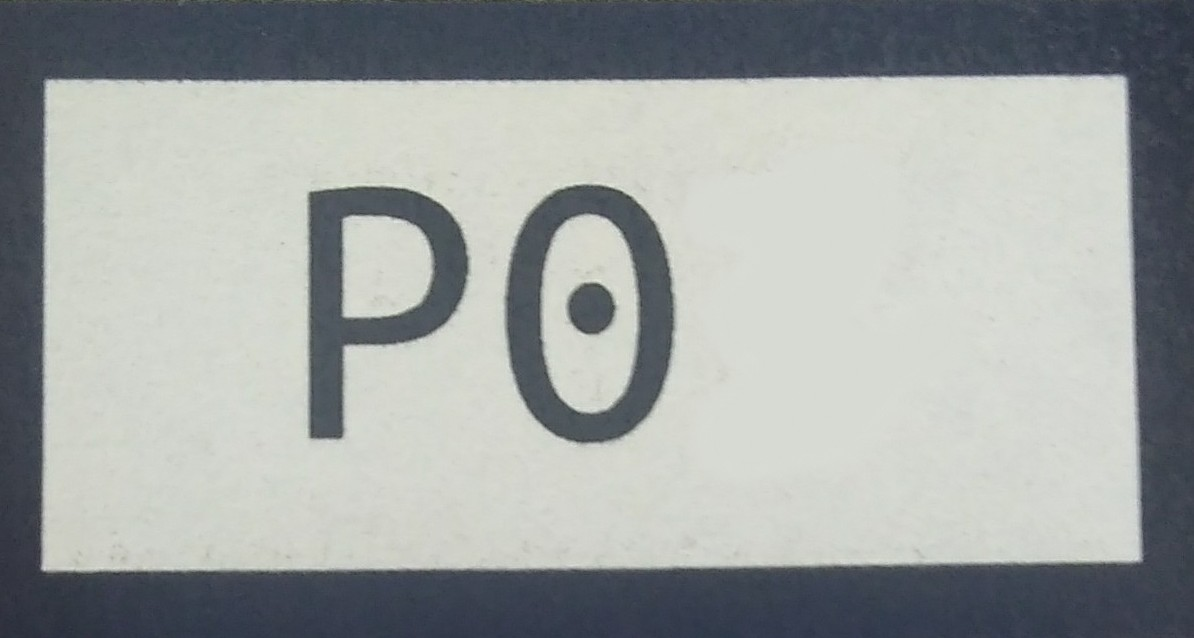
#> input picture Competition/PlateRecognition/IsolatingPlates/dev_images/blue_crop_parking_only.jpg, 1194 x 638 px
$ python test_plate_isolator.py
#> lines starting #> are read from the running program, lines starting #| are printed output that depends on the picture
### Competition/PlateRecognition/IsolatingPlates/plate_isolator_orb.py
#!/usr/bin/env python3

import cv2
import numpy as np


class PlateIsolatorOrb:
    """
    The goal of this module is to pick out parking and license plates

    Input: a clean image of the plates
           Random, likely terrible images picked up from Anki camera

    Resources:
    https://pysource.com/2018/06/05/object-tracking-using-homography-opencv-3-4-with-python-3-tutorial-34/
    https://docs.opencv.org/3.4/da/df5/tutorial_py_sift_intro.html
    https://docs.google.com/document/d/1trqdpvf9x_Ft62-yL35qbelQnErPKc49posviM9nw4U/edit

    https://pysource.com/2018/03/21/feature-detection-sift-surf-obr-opencv-3-4-with-python-3-tutorial-25/
    """

    def __init__(self, feature_img):
        """
        Sets up our sift recognition based off of our pattern
        """
        self.MAX_IMG_WIDTH = 200

        self.feature_img = self.rescale_img(feature_img)
        self.feature_img = self.preprocess_img(self.feature_img, 5, undistort=False)

        self.orb = cv2.ORB_create()
        self.keypoints, self.descriptors = self.orb.detectAndCompute(self.feature_img, None)
        self.brute_force = cv2.BFMatcher(cv2.NORM_HAMMING, crossCheck=True)

    # [8 lines left out: function show_ref, not called in this run]

    def show_ref_and_keypoints(self, duration_ms=5000):
        """
        For debugging purposes: figure out what these keypoints look like!
        """
        # [4 lines of commented-out code are left out]
        pass

    def rescale_img(self, img):
        width = img.shape[1]
        height = img.shape[0]
        if (width > self.MAX_IMG_WIDTH):
            scale_factor = self.MAX_IMG_WIDTH / width
            dim = (self.MAX_IMG_WIDTH, int(height * scale_factor))
            return cv2.resize(img, dim)
        return img

    def preprocess_img(self, img, kernel_size=5, undistort=True):
        kernel = (kernel_size, kernel_size)
        img = cv2.GaussianBlur(img, kernel, 0)
        if (undistort):
            img = self.undistort(img)

        return cv2.cvtColor(img, cv2.COLOR_BGR2GRAY)

    def detectFeature(self, ref_img, greyframe, duration=1000):
        greyframe = self.preprocess_img(greyframe, kernel_size=1)
        ref_img = self.preprocess_img(ref_img)
        kp, des = self.orb.detectAndCompute(greyframe, None)
        matches = self.brute_force.match(self.descriptors, des)
        matches = sorted(matches, key=lambda x:x.distance)
        matching_result = cv2.drawMatches(self.feature_img, self.keypoints,
                                          ref_img, kp, matches[:50],
                                          None, flags=2)
        cv2.imshow("Img1", self.feature_img)
        cv2.imshow("Img2", ref_img)
        cv2.imshow("Matching result", matching_result)
        cv2.waitKey(duration)
        return matches

    def undistort(self, img):
        mtx = np.load("mtx.npy")
        dist = np.load("dist.npy")

        h, w = img.shape[:2]
        newcameramtx, roi = cv2.getOptimalNewCameraMatrix(
            mtx, dist, (w, h), 1, (w, h))

        # undistort
        dst = cv2.undistort(img, mtx, dist, None, newcameramtx)

        # crop the image
        x, y, w, h = roi
        dst = dst[y:y+h, x:x+w]
        return dst

### Competition/PlateRecognition/IsolatingPlates/test_plate_isolator.py
#!/usr/bin/env python3

import cv2
from plate_isolator_orb import PlateIsolatorOrb


def scale_image(img):
    MAX_IMG_WIDTH = 600

    width = img.shape[1]
    height = img.shape[0]
    if (width > MAX_IMG_WIDTH):
        scale_factor = MAX_IMG_WIDTH / width
        dim = (MAX_IMG_WIDTH, int(height * scale_factor))
        return cv2.resize(img, dim)

    return img


def test_image(img_path, isolator, duration=10000):
    detect_image = cv2.imread(img_path)
    detect_image = scale_image(detect_image)
    matches = isolator.detectFeature(detect_image, detect_image, duration=duration)
    print(matches)
    pass


def main():
    feature_img = cv2.imread('dev_images/blue_crop_parking_only.jpg')
#> feature_img is the input picture: shape (638, 1194, 3); mean B, G, R 162.3, 163.6, 159.4
    isolator = PlateIsolatorOrb(feature_img)
#> in __init__, `self.keypoints, self.descriptors = self.orb.detectAndCompute(self.feat..`: self.keypoints = 47 keypoints; strongest (x, y, size): (98, 49, 44.6), (100, 53, 37.2), (100, 48, 37.2), (54, 71, 31)
    isolator.show_ref_and_keypoints()

    test_image('dev_images/test0_nobg.jpg', isolator)
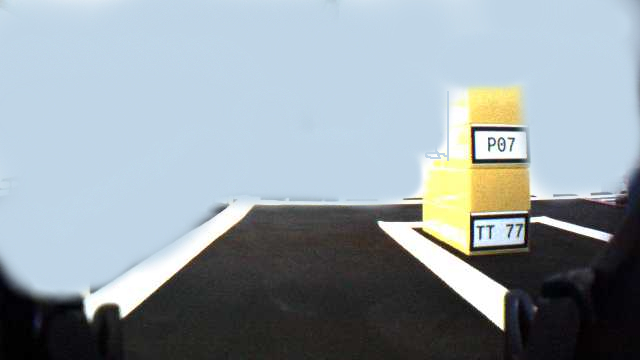
#> input picture Competition/PlateRecognition/IsolatingPlates/dev_images/test0_nobg.jpg, 640 x 360 px
#> in test_image, detect_image is the input picture: shape (360, 640, 3); mean B, G, R 165, 158.6, 147.4
#> call 2 of preprocess_img, with kernel_size = 1, undistort = True
#> (reads Competition/PlateRecognition/IsolatingPlates/mtx.npy from the repository)
#> (reads Competition/PlateRecognition/IsolatingPlates/dist.npy from the repository)
#> in preprocess_img (call 2), `return cv2.cvtColor(img, cv2.COLOR_BGR2GRAY)`:
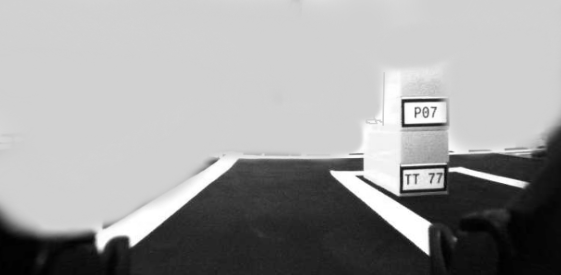
#> returned value: shape (275, 561); min 0, max 255, mean 158.2
#> in detectFeature, `kp, des = self.orb.detectAndCompute(greyframe, None)`: kp = 431 keypoints; strongest (x, y, size): (402, 168, 37.2), (406, 104, 44.6), (405, 171, 44.6), (404, 170, 37.2)
#> in detectFeature, `matches = self.brute_force.match(self.descriptors, des)`: matches = 31 matches
#> (printed output is left out)
    test_image('dev_images/test1_nobg.jpg', isolator)
#> call 2 of test_image, with img_path = 'dev_images/test1_nobg.jpg', duration = 10000
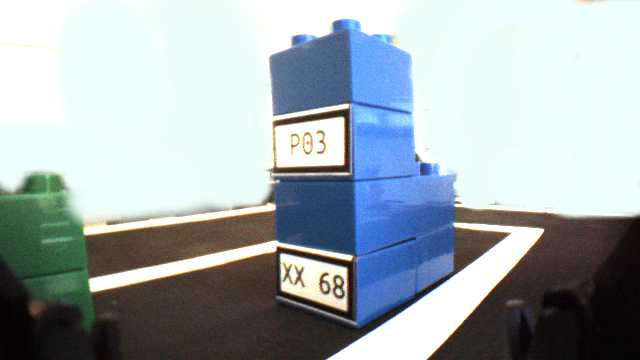
#> input picture Competition/PlateRecognition/IsolatingPlates/dev_images/test1_nobg.jpg, 640 x 360 px
#> in test_image, detect_image is the input picture: shape (360, 640, 3); mean B, G, R 176.2, 172, 161.1
#> in detectFeature (call 2), `kp, des = self.orb.detectAndCompute(greyframe, None)`: kp = 480 keypoints; strongest (x, y, size): (259, 195, 53.6), (304, 206, 53.6), (258, 192, 44.6), (259, 197, 64.3)
#> in detectFeature (call 2), `matches = self.brute_force.match(self.descriptors, des)`: matches = 20 matches
#> (printed output is left out)
    test_image('dev_images/test2_nobg.jpg', isolator)
#> call 3 of test_image, with img_path = 'dev_images/test2_nobg.jpg', duration = 10000
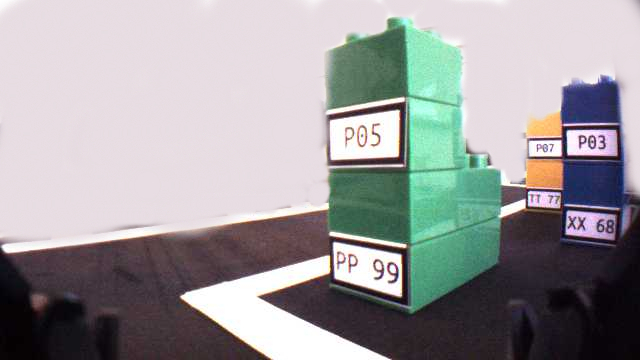
#> input picture Competition/PlateRecognition/IsolatingPlates/dev_images/test2_nobg.jpg, 640 x 360 px
#> in test_image, detect_image is the input picture: shape (360, 640, 3); mean B, G, R 157, 155.5, 156.8
#> call 3 of detectFeature, with duration = 10000
#> in detectFeature (call 3), `kp, des = self.orb.detectAndCompute(greyframe, None)`: kp = 476 keypoints; strongest (x, y, size): (346, 225, 44.6), (346, 195, 53.6), (347, 224, 37.2), (344, 88, 31)
#> in detectFeature (call 3), `matches = self.brute_force.match(self.descriptors, des)`: matches = 26 matches
#> in detectFeature (call 3), `matching_result = cv2.drawMatches(self.feature_img, self.keypoints, re..`:
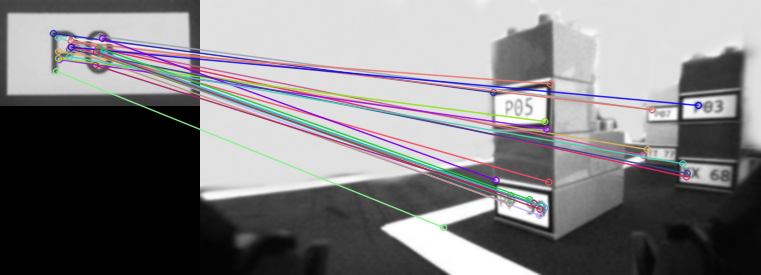
#> matching_result: shape (275, 761, 3); mean of channels 0, 1, 2 127.9, 125.9, 127.4; drawn as B, G, R
#> (printed output is left out)
    test_image('dev_images/test3_nobg.jpg', isolator)
#> call 4 of test_image, with img_path = 'dev_images/test3_nobg.jpg', duration = 10000
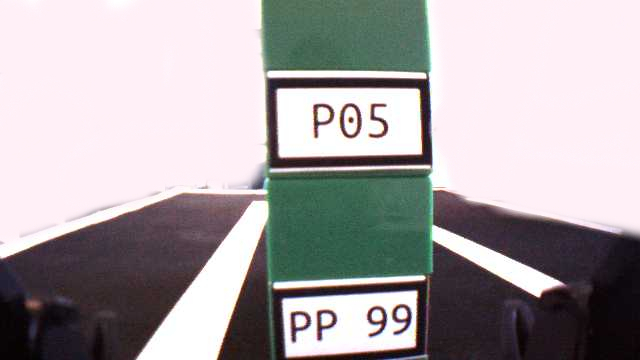
#> input picture Competition/PlateRecognition/IsolatingPlates/dev_images/test3_nobg.jpg, 640 x 360 px
#> in test_image, detect_image is the input picture: shape (360, 640, 3); mean B, G, R 166.1, 163.8, 169.5
#> call 4 of detectFeature, with duration = 10000
#> in detectFeature (call 4), `kp, des = self.orb.detectAndCompute(greyframe, None)`: kp = 469 keypoints; strongest (x, y, size): (358, 116, 92.6), (358, 115, 111.1), (285, 98, 31), (366, 66, 53.6)
#> in detectFeature (call 4), `matches = self.brute_force.match(self.descriptors, des)`: matches = 31 matches
#> in detectFeature (call 4), `matching_result = cv2.drawMatches(self.feature_img, self.keypoints, re..`:
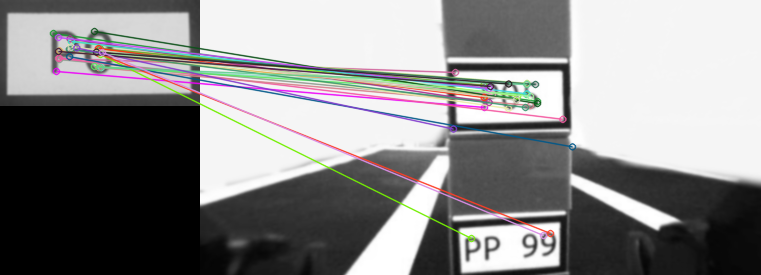
#> matching_result: shape (275, 761, 3); mean of channels 0, 1, 2 135.4, 135.3, 136; drawn as B, G, R
#> (printed output is left out)
    # [8 lines of commented-out code are left out]


    print("end of main")


if __name__ == "__main__":
    main()
